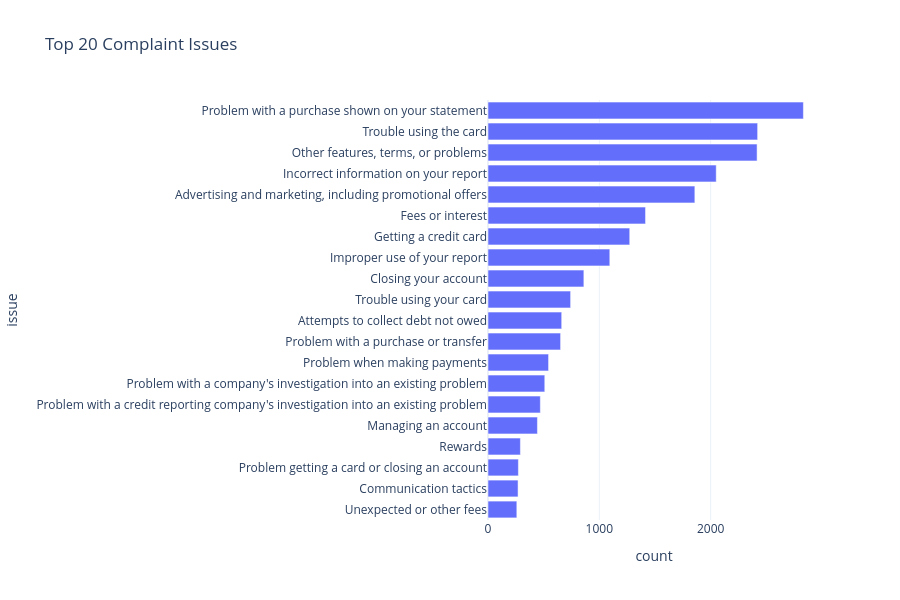
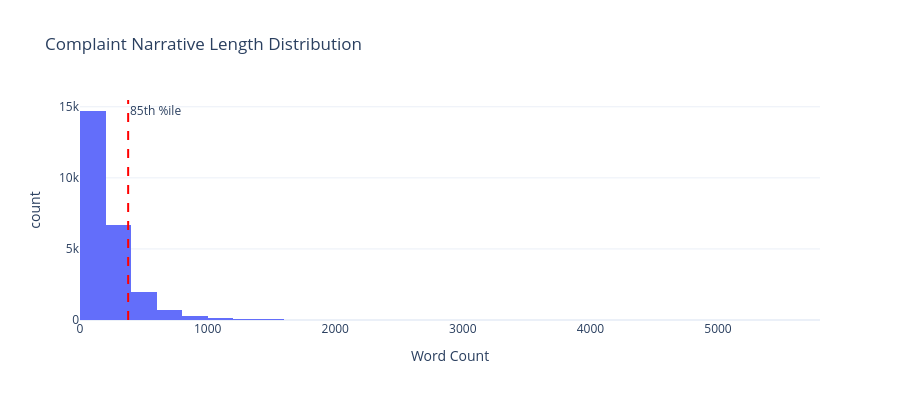
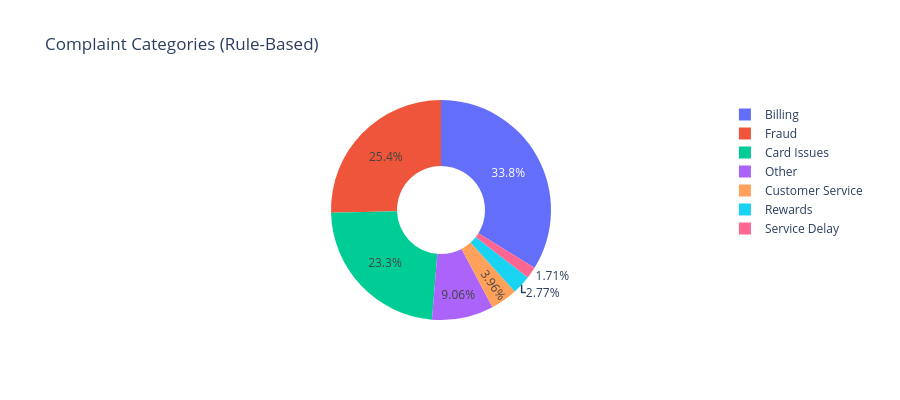

Here is the notebook cell these charts were saved with, in order:
### Code cell
# ── Visualizations (Part 2) ───────────────────────────────────────────
q3_rev = q3.sort_values('count', ascending=True)
fig4 = px.bar(q3_rev, y='issue', x='count', orientation='h', title='Top 20 Complaint Issues')
fig4.update_layout(template='plotly_white', height=600)
fig4.show()

fig5 = px.histogram(df, x='narrative_word_count', nbins=50, title='Complaint Narrative Length Distribution')
fig5.add_vline(x=df['narrative_word_count'].quantile(0.85), line_dash="dash", line_color="red", annotation_text="85th %ile")
fig5.update_layout(template='plotly_white', height=400, xaxis_title='Word Count')
fig5.show()

cat_counts = df['complaint_category'].value_counts().reset_index()
fig6 = px.pie(cat_counts, names='complaint_category', values='count', hole=0.4, title='Complaint Categories (Rule-Based)')
fig6.update_layout(template='plotly_white', height=400)
fig6.show()

### Figure 1 — Plotly figure (JSON) as saved in the notebook; plotly's stock layout.template omitted (floating-point values rounded to 4 significant figures)
{"data": [{"hovertemplate": "count=%{x}<br>issue=%{y}<extra></extra>", "legendgroup": "", "marker": {"color": "#636efa", "pattern": {"shape": ""}}, "name": "", "orientation": "h", "showlegend": false, "textposition": "auto", "type": "bar", "x": [259, 270, 273, 291, 444, 470, 510, 544, 652, 662, 742, 861, 1094, 1273, 1415, 1858, 2050, 2417, 2422, 2833], "xaxis": "x", "y": ["Unexpected or other fees", "Communication tactics", "Problem getting a card or closing an account", "Rewards", "Managing an account", "Problem with a credit reporting company's investigation into an existing problem", "Problem with a company's investigation into an existing problem", "Problem when making payments", "Problem with a purchase or transfer", "Attempts to collect debt not owed", "Trouble using your card", "Closing your account", "Improper use of your report", "Getting a credit card", "Fees or interest", "Advertising and marketing, including promotional offers", "Incorrect information on your report", "Other features, terms, or problems", "Trouble using the card", "Problem with a purchase shown on your statement"], "yaxis": "y"}], "layout": {"barmode": "relative", "height": 600, "legend": {"tracegroupgap": 0}, "title": {"text": "Top 20 Complaint Issues"}, "xaxis": {"anchor": "y", "domain": [0.0, 1.0], "title": {"text": "count"}}, "yaxis": {"anchor": "x", "domain": [0.0, 1.0], "title": {"text": "issue"}}}}

### Figure 2 — Plotly figure (JSON) as saved in the notebook; plotly's stock layout.template omitted (floating-point values rounded to 4 significant figures; data arrays with more than 128 entries replaced by an {"elided": "..."} marker saying what was removed)
{"data": [{"bingroup": "x", "hovertemplate": "narrative_word_count=%{x}<br>count=%{y}<extra></extra>", "legendgroup": "", "marker": {"color": "#636efa", "pattern": {"shape": ""}}, "name": "", "nbinsx": 50, "orientation": "v", "showlegend": false, "type": "histogram", "x": {"elided": "24665 int values"}, "xaxis": "x", "yaxis": "y"}], "layout": {"annotations": [{"showarrow": false, "text": "85th %ile", "x": 377.0, "xanchor": "left", "xref": "x", "y": 1, "yanchor": "top", "yref": "y domain"}], "barmode": "relative", "height": 400, "legend": {"tracegroupgap": 0}, "shapes": [{"line": {"color": "red", "dash": "dash"}, "type": "line", "x0": 377.0, "x1": 377.0, "xref": "x", "y0": 0, "y1": 1, "yref": "y domain"}], "title": {"text": "Complaint Narrative Length Distribution"}, "xaxis": {"anchor": "y", "domain": [0.0, 1.0], "title": {"text": "Word Count"}}, "yaxis": {"anchor": "x", "domain": [0.0, 1.0], "title": {"text": "count"}}}}

### Figure 3 — Plotly figure (JSON) as saved in the notebook; plotly's stock layout.template omitted (floating-point values rounded to 4 significant figures)
{"data": [{"domain": {"x": [0.0, 1.0], "y": [0.0, 1.0]}, "hole": 0.4, "hovertemplate": "complaint_category=%{label}<br>count=%{value}<extra></extra>", "labels": ["Billing", "Fraud", "Card Issues", "Other", "Customer Service", "Rewards", "Service Delay"], "legendgroup": "", "name": "", "showlegend": true, "type": "pie", "values": [8340, 6267, 5742, 2235, 976, 683, 422]}], "layout": {"height": 400, "legend": {"tracegroupgap": 0}, "title": {"text": "Complaint Categories (Rule-Based)"}}}
